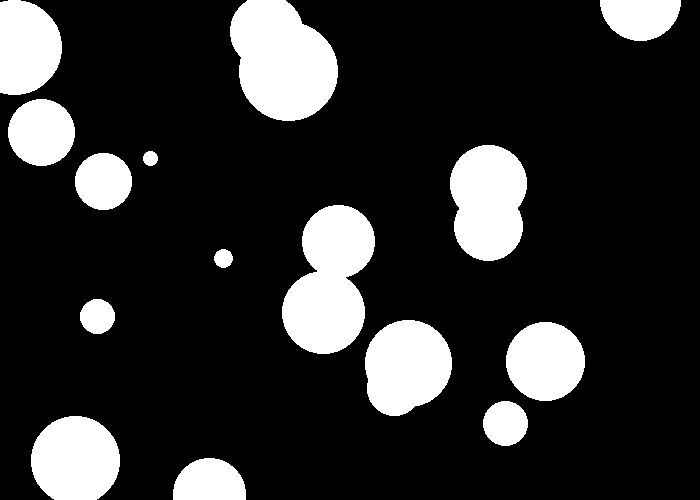
#> input picture image.png, 700 x 500 px
$ python make_data.py
#> lines starting #> are read from the running program, lines starting #| are printed output that depends on the picture; after the words box and inside, x2 and y2 are one past the last pixel; in counts of white or black regions, pixels touching at a corner belong together
### scan.py
import math
import numpy as np
import matplotlib.pyplot as plt
from PIL import Image, ImageDraw


def scan_pil_image(image, x, y, c, n):
    # 将图片转换为像素访问对象
    pixels = image.load()
    width, height = image.size

    # 初始化结果列表
    ret = []

    angles = [math.radians(c + i * (360 / n)) for i in range(n)]

    for angle in angles:
        # 初始化光线长度
        distance = 0

        # 计算光线的步长
        step_x = math.cos(angle)
        step_y = math.sin(angle)

        # 从起始点开始，沿着当前方向逐步前进
        while True:
            # 计算新的坐标
            new_x = int(x + distance * step_x)
            new_y = int(y + distance * step_y)

            # 检查新坐标是否超出图片边界
            if new_x < 0 or new_x >= width or new_y < 0 or new_y >= height:
                break

            # 检查新坐标是否为障碍物（白色）
            if pixels[new_x, new_y] == (255, 255, 255):
                break

            # 增加光线长度
            distance += 1

        # 记录当前方向的光线长度
        ret.append(distance)

    return ret

def invert_black_white(image):
    # 将图片转换为像素访问对象
    pixels = image.load()
    width, height = image.size

    for x in range(width):
        for y in range(height):
            r, g, b = pixels[x, y][:3]  # 获取RGB值
            if r == g == b:  # 如果是灰度值
                pixels[x, y] = (255 - r, 255 - g, 255 - b) + pixels[x, y][3:]

    return image

def show(image, x, y, c, ret):
    # 创建绘图对象
    draw = ImageDraw.Draw(image)

    # 定义八个方向的角度（0, 45, 90, 135, 180, 225, 270, 315）
    n = len(ret)
    angles = [math.radians(c + i * (360 / n)) for i in range(n)]

    draw.ellipse((x - 2, y - 2, x + 2, y + 2), fill='green')
    for i, distance in enumerate(ret):
        # 计算打击点的坐标
        hit_x = int(x + distance * math.cos(angles[i]))
        hit_y = int(y + distance * math.sin(angles[i]))

        # 绘制打击点
        draw.ellipse((hit_x - 2, hit_y - 2, hit_x + 2, hit_y + 2), fill='red')
        draw.line((x, y, hit_x, hit_y), fill='blue', width=1)

    # 显示图片
    # image.show()
    image_np = np.array(image)

    # 使用matplotlib显示图像
    plt.imshow(image_np)
    plt.scatter([x], [y], color='blue')  # 标记起始点
    plt.title("Scan Result")
    plt.axis('off')
    plt.show()


# [6 lines that do not run on import are left out]

### make_data.py
import math
import numpy as np
import matplotlib.pyplot as plt
from PIL import Image, ImageDraw
from scan import scan_pil_image, show, invert_black_white

per_dis = 10

src_world_x,src_world_y,src_c = 420, 50, 0

if __name__ == "__main__":
    image = Image.open("image.png")
#> image is the input picture: PIL image 700x500 RGB; 18% white; 15 white regions, largest, box (x1, y1, x2, y2) and area: (230, 0, 338, 121) 9720, (282, 205, 375, 354) 9477, (450, 145, 527, 261) 7140
    x, y, c, n = src_world_x, src_world_y, src_c, 8  # 起始坐标和朝向角度
    scan_data = []


    draw_image = image.copy()
    draw_image = invert_black_white(draw_image)
    for i in range(0, 200, per_dis):
        frame = scan_pil_image(image, x, y+i, c, n)
        scan_data.append(frame)

        show(draw_image, x, y+i, c, frame)
        print(scan_data)
#> this loop made 20 passes
#> frame on passes 1 to 12: [280, 396, 272, 283, 88, 73, 51, 73], [280, 396, 262, 271, 84, 87, 61, 87], [280, 108, 252, 265, 83, 101, 71, 101], [280, 92, 242, 477, 84, 115, 81, 115], [280, 81, 232, 466, 87, 129, 91, 129], [280, 71, 222, 456, 93, 143, 101, 143], [280, 63, 212, 142, 102, 157, 111, 157], [280, 56, 202, 121, 126, 172, 121, 172], [280, 50, 192, 108, 346, 186, 131, 186], [280, 46, 182, 97, 347, 121, 141, 200], [49, 43, 172, 87, 351, 116, 151, 214], [38, 44, 162, 80, 263, 116, 161, 228]
#> (printed output is left out)
#> pass 1, in show, `image_np = np.array(image)`:
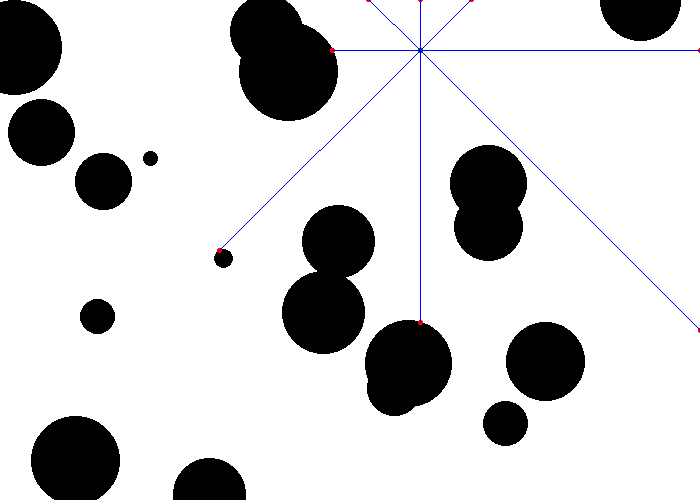
#> image_np: shape (500, 700, 3); mean R, G, B 208.3, 208.3, 209.2
#> pass 1, in show, `plt.show()`:
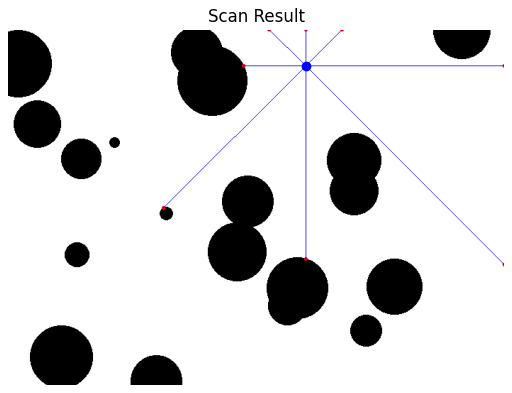
#> figure drawn by matplotlib, 1 panel
#> after the loop:
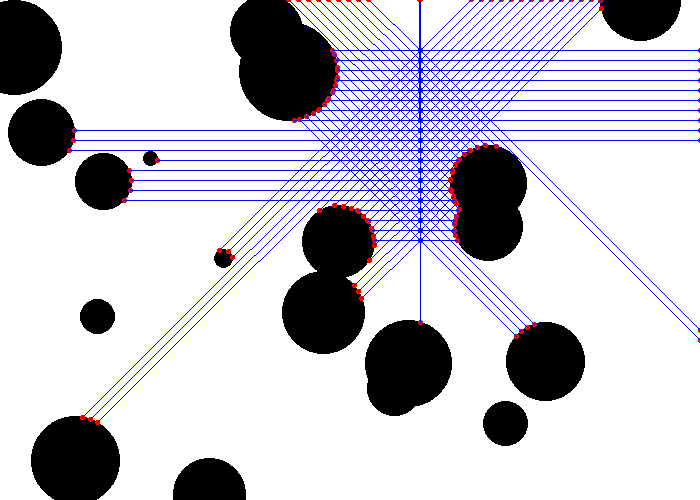
#> draw_image: PIL image 700x500 RGB; mean R, G, B 199.5, 198.4, 208.7
#> after the loop, scan_data = 20 items


    np.save("scan_data.npy", scan_data)
